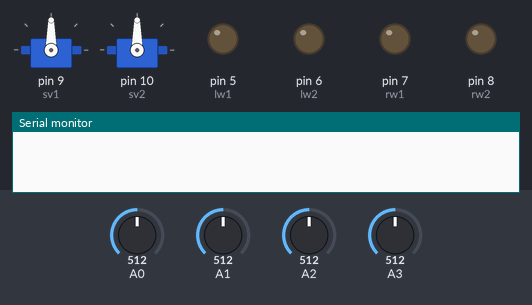
A sketch run on a simulated Arduino Uno, built with avr-gcc and run on an emulated ATmega328P. On the bench: 2 × servo, output pins drawn as LEDs (lit = HIGH), the last lines printed to the serial monitor. The test bench sets the inputs (shaded band); at power-on: A2 = 512, A0 = 512, A1 = 512, A3 = 512.

Above: at 1.2 s.
1.3 s: A2 set to 934
2.8 s: A2 set to 966
At 3.2 s:
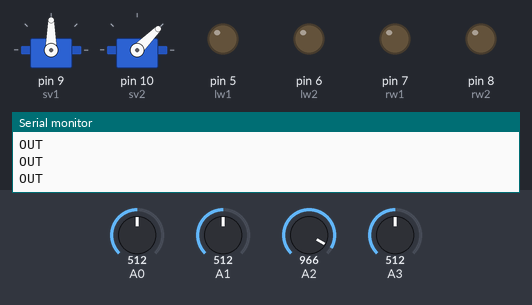
4.3 s: A0 set to 157
7.3 s: A0 set to 133
At 8.0 s:
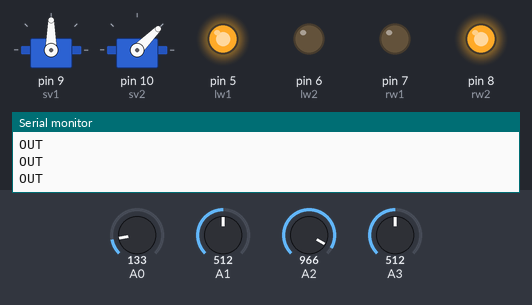
8.8 s: A0 set to 960
At 10.0 s:
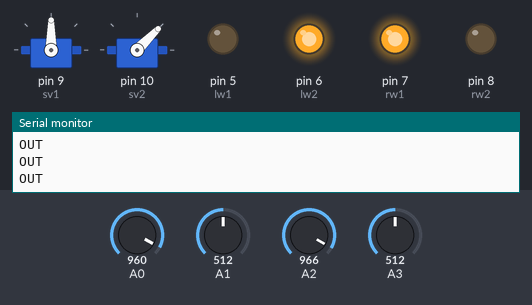
10.3 s: A0 set to 933
At 11.4 s:
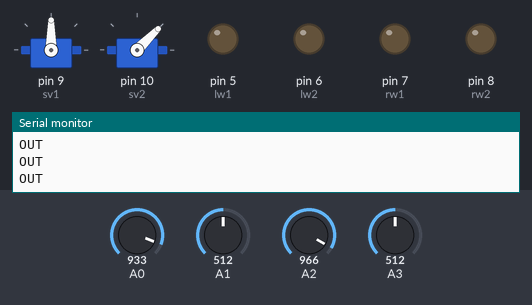
Timing chart, 0 to 12.8 s (numbered marks = the images above; inputs shaded):
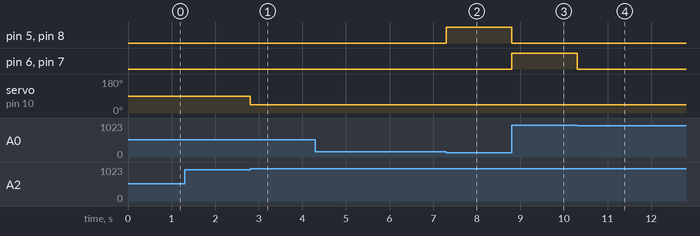

The sketch:

wired_pickman.ino
```cpp
#include<Servo.h>

float jx,jy,ax,ay;
int lw1=5;
int lw2=6;
int rw1=7;
int rw2=8;
Servo sv1;
Servo sv2;
void up();
void dw();
void in();
void ou();
void fr();
void ba();
void le();
void ri();
void st();
void setup() {
  Serial.begin(9600);
  for(int i=5;i<9;i++)
    pinMode(i,OUTPUT);
  sv1.attach(9);
  sv2.attach(10);
}

void loop() {
  jx=analogRead(A0);
  jy=analogRead(A1);
  ax=analogRead(A2);
  ay=analogRead(A3);
  if(jy<150&&(jx>300&&jx<700))
    fr();
  else if(jy>950&&(jx>300&&jx<700))
    ba();
  else if(jx<150&&(jy>300&&jy<700))
    ri();
  else if(jx>950&&(jy>300&&jy<700))
    le();
  else if(ay<150&&(ax>300&&ax<700))
    up();
  else if(ay>950&&(ax>300&&ax<700))
    dw();
  else if(ax<150&&(ay>300&&ay<700))
    in();
  else if(ax>950&&(ay>300&&ay<700))
    ou();
  else
    st();
}
void fr()
{
  digitalWrite(lw1,HIGH);
  digitalWrite(rw1,HIGH);
  digitalWrite(lw2,LOW);
  digitalWrite(rw2,LOW);
}
void le()
{
  digitalWrite(lw1,LOW);
  digitalWrite(rw1,HIGH);
  digitalWrite(lw2,HIGH);
  digitalWrite(rw2,LOW);
}
void ba()
{
  digitalWrite(lw2,HIGH);
  digitalWrite(rw2,HIGH);
  digitalWrite(lw1,LOW);
  digitalWrite(rw1,LOW);
}
void ri()
{
  digitalWrite(lw2,LOW);
  digitalWrite(rw2,HIGH);
  digitalWrite(lw1,HIGH);
  digitalWrite(rw1,LOW);
}
void st()
{
  digitalWrite(lw1,LOW);
  digitalWrite(rw1,LOW);
  digitalWrite(lw2,LOW);
  digitalWrite(rw2,LOW);
}
void up()
{
  st();
  sv1.write(80);
  Serial.println("UP");
}
void dw()
{
  st();
  sv1.write(160);
  Serial.println("DOWN");
}
void in()
{
  st();
  sv2.write(98);
  Serial.println("IN");
}
void ou()
{
  st();
  sv2.write(45);
  Serial.println("OUT");
}
```

Measured:
- the behaviour switches between 950 and 951 on A2 (found by bisection; images 0 and 1)
- the behaviour switches between 150 and 149 on A0 (found by bisection; images 1 and 2)
- the behaviour switches between 951 and 950 on A0 (found by bisection; images 3 and 4)
- after the input at 1.3 s, every drawn part: stays the same
- after the input at 2.8 s, servo on pin 10 (sv2): 90° → 45° at once
- after the input at 7.3 s, pin 5 (lw1), pin 8 (rw2): LOW → HIGH at once
- after the input at 8.8 s, pin 5 (lw1), pin 8 (rw2): HIGH → LOW at once; pin 6 (lw2), pin 7 (rw1): LOW → HIGH at once
- after the input at 10.3 s, pin 6 (lw2), pin 7 (rw1): HIGH → LOW at once
